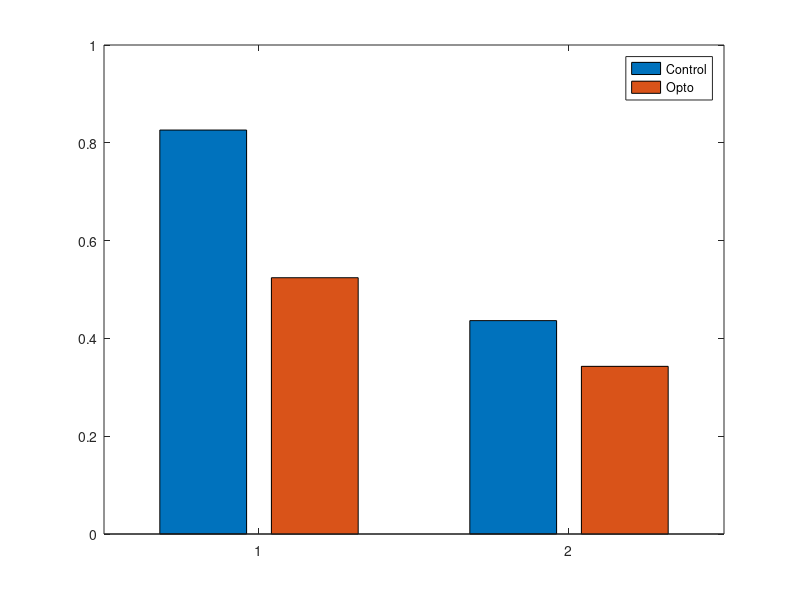

The MATLAB script that drew this image: (Note: this script raises an error after producing the figure.)
r1 = [42    82
    14    38
   123   146
    37    84];

r2 = [45    84
    10    32
   124   153
    35    81];

r = r1 + r2;

figure;
bar([r(3,1)/r(3,2) r(1,1)/r(1,2); r(4,1)/r(4,2) r(2,1)/r(2,2)])
legend('Control','Opto')
ylim([0 1])

disp([r(3,1)/r(3,2) r(1,1)/r(1,2) r(4,1)/r(4,2) r(2,1)/r(2,2)])
disp([r(3,1) r(3,2); r(1,1) r(1,2); r(4,1) r(4,2); r(2,1) r(2,2)])

% カイ二乗検定
kai2_test([r(1,1), r(1,2)-r(1,1)], [r(3,1), r(3,2)-r(3,1)]);
kai2_test([r(2,1), r(2,2)-r(2,1)], [r(4,1), r(4,2)-r(4,1)]);

disp('In Opto Trial')
kai2_test([r(1,1), r(1,2)-r(1,1)], [r(2,1), r(2,2)-r(2,1)]);

%%%%%%%%%%%%%%%%%%%%%%%%%%%%%%%%%%%%%%%%%%%%%%%%%%%%%%
function p = kai2_test(sample1,sample2)
%%%%%%%%%%%%%%%%%%%%%%%%%%%%%%%%%%%%%%%%%%%%%%%%%%%%%%

%sample: [data1, data2]

sum1 = sum(sample1);
sum2 = sum(sample2);

sum_data1 = sample1(1) + sample2(1);
sum_data2 = sample1(2) + sample2(2);

sum_all = sum1 + sum2

expect1 = sum1 ./ sum_all;
expect2 = sum2 ./ sum_all;

expect11 = expect1 * sum_data1;
expect12 = expect1 * sum_data2;
expect21 = expect2 * sum_data1;
expect22 = expect2 * sum_data2;

dif11 = ((sample1(1) - expect11)^2) / expect11;
dif12 = ((sample1(2) - expect12)^2) / expect12;
dif21 = ((sample2(1) - expect21)^2) / expect21;
dif22 = ((sample2(2) - expect22)^2) / expect22;

dif_all = dif11 + dif12 + dif21 + dif22;

p = chi2cdf(dif_all,1,'upper')

end